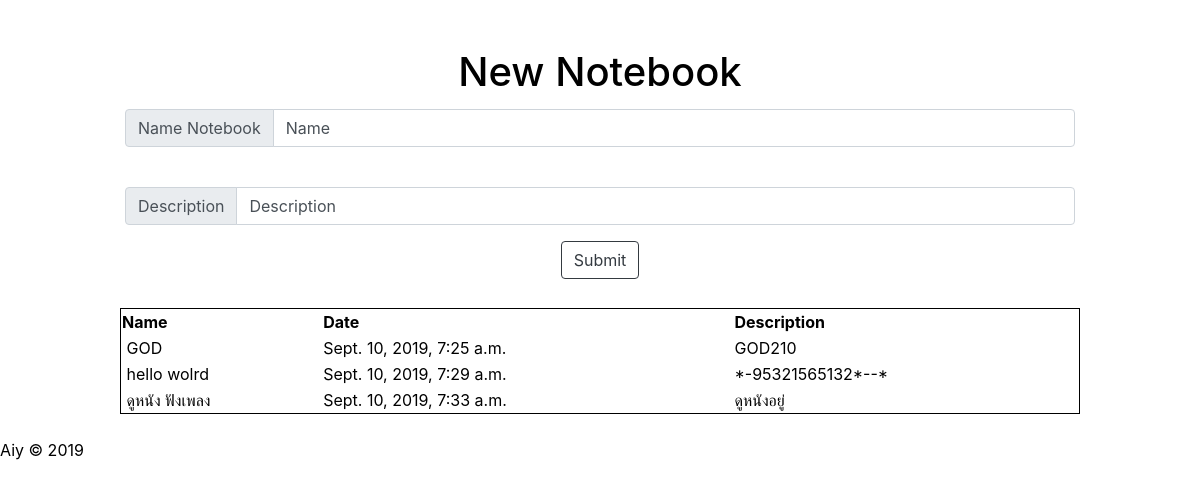
The page /input on the database as committed earlier.
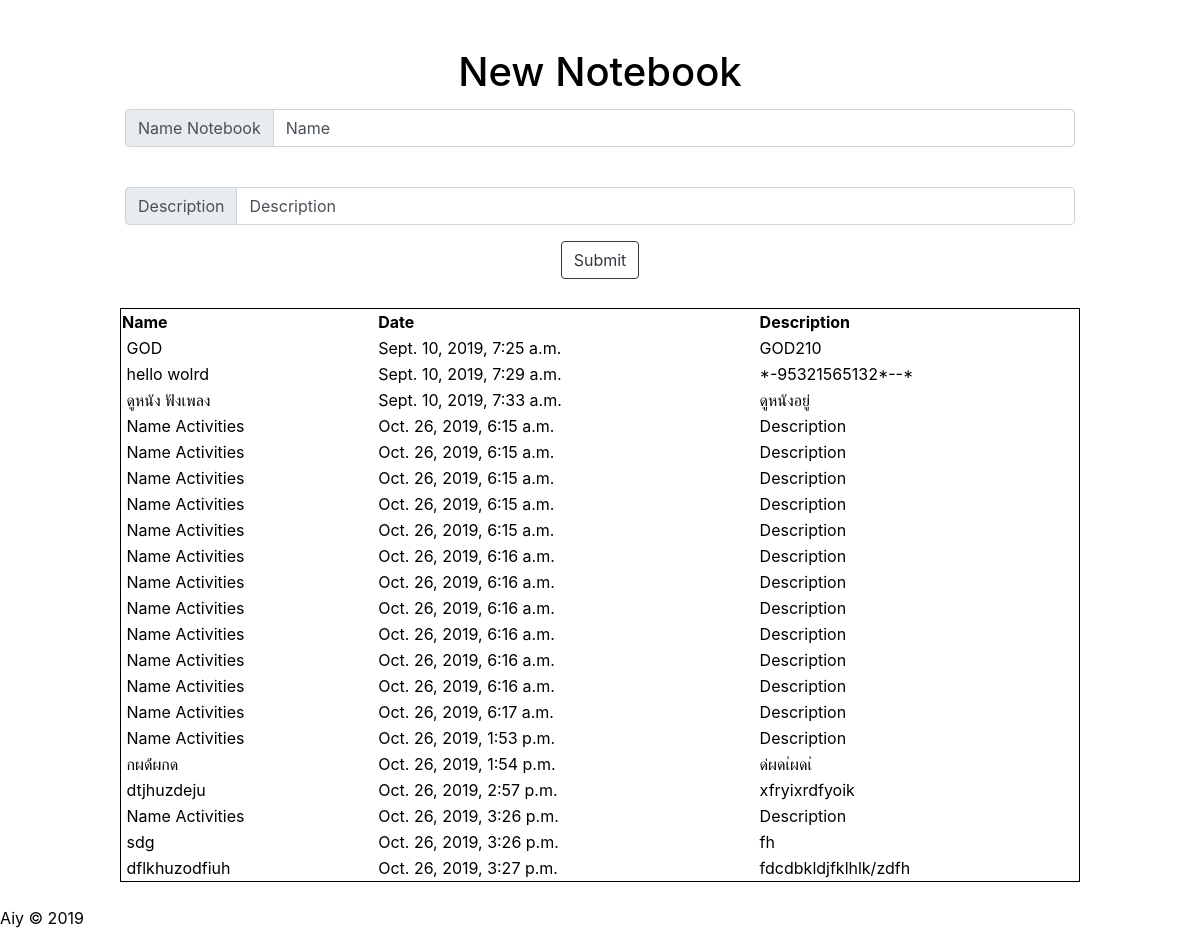
The same page on the database as committed later.
### myapp/models.py (models this page shows)
class Entry(models.Model):
    name = models.CharField(max_length=100)
    date = models.DateTimeField(auto_now_add=True)
    description = models.TextField()
    created = models.DateTimeField(auto_now_add=True)
    def __str__(self):
      return f'{self.name} {self.date}'

### myapp/views.py (the view)
# urls.py: path('input', views.input),
def input(req):
    if req.method == 'POST':
        post = req.POST
        s = Entry()
        s.name = post['name']
        s.description = post['description']
        s.save()
        entries = Entry.objects.all()
        print(entries)
        return render(req, 'myapp/input.html', { 'entries': entries })
    else:
        print('ร้องขอทำมะดา')
        entries = Entry.objects.all()
        print(entries)
        return render(req, 'myapp/input.html', {'entries': entries})

### myapp/templates/myapp/input.html (shortened to what this page needs)
<!DOCTYPE html>
<html lang="en">
  <head>
    {% load static %}
    <link href="{% static 'vendor/fontawesome-free/css/all.min.css' %}" rel="stylesheet" type="text/css">
    <link rel="stylesheet" href="https://stackpath.bootstrapcdn.com/bootstrap/4.3.1/css/bootstrap.min.css">
  </head>
  <body style="color: black;"><br><br>
    <center><nav> <h1> New Notebook </h1> </nav></center>
    <center><div>
      <section class="filled">
        <form action="input" method="POST" enctype="multipart/form-data;charset=UTF-8">
          <div class="input-group mb-3">
              <div class="input-group-prepend">
                <span class="input-group-text" id="basic-addon1">Name Notebook</span>
              </div>
              <input class="form-control" type="text" name="name" value="Name" aria-describedby="basic-addon1">
          </div><br>
          <div class="input-group mb-3">
              <div class="input-group-prepend">
                <span class="input-group-text" id="basic-addon1">Description</span>
              </div>
              <input class="form-control" type="text" name="description" value="Description" aria-describedby="basic-addon1">
          </div>
          <center><button class="btn btn-outline-dark"  type="submit">Submit</button></center><br>
        </form>
      </section>
      <div>
       <table style="width:80%; border: 1px solid black; padding: 1em;">
        <tr>
          <th>Name</th>
          <th>Date</th>
          <th>Description</th>
        </tr>
        {% for s in entries %}
        <tr>
          <td> <i class="fa {{s.name}}"></i> {{ s.name }}</td>
          <td>{{ s.date }}</td>
          <td>{{ s.description }}</td>
        </tr>
        {% endfor %}
      </table>
      </div></center>
    </div><br>
    <footer>
      <div>
        <div>Aiy &copy; 2019 </div>
      </div>
    </footer>
  </body>
</html>

Rows that differ between the two databases and show on the page:
added Entry: name "Name Activities", date "Oct. 26, 2019, 6:15 a.m.", description "Description"
added Entry: name "Name Activities", date "Oct. 26, 2019, 6:15 a.m.", description "Description"
added Entry: name "Name Activities", date "Oct. 26, 2019, 6:15 a.m.", description "Description"
added Entry: name "Name Activities", date "Oct. 26, 2019, 6:15 a.m.", description "Description"
added Entry: name "Name Activities", date "Oct. 26, 2019, 6:15 a.m.", description "Description"
added Entry: name "Name Activities", date "Oct. 26, 2019, 6:16 a.m.", description "Description"
added Entry: name "Name Activities", date "Oct. 26, 2019, 6:16 a.m.", description "Description"
added Entry: name "Name Activities", date "Oct. 26, 2019, 6:16 a.m.", description "Description"
added Entry: name "Name Activities", date "Oct. 26, 2019, 6:16 a.m.", description "Description"
added Entry: name "Name Activities", date "Oct. 26, 2019, 6:16 a.m.", description "Description"
added Entry: name "Name Activities", date "Oct. 26, 2019, 6:16 a.m.", description "Description"
added Entry: name "Name Activities", date "Oct. 26, 2019, 6:17 a.m.", description "Description"
added Entry: name "Name Activities", date "Oct. 26, 2019, 1:53 p.m.", description "Description"
added Entry: name "กผด้่ผกด", date "Oct. 26, 2019, 1:54 p.m.", description "ด่ผดเ่ผดเ่"
added Entry: name "dtjhuzdeju", date "Oct. 26, 2019, 2:57 p.m.", description "xfryixrdfyoik"
added Entry: name "Name Activities", date "Oct. 26, 2019, 3:26 p.m.", description "Description"
added Entry: name "sdg", date "Oct. 26, 2019, 3:26 p.m.", description "fh"
added Entry: name "dflkhuzodfiuh", date "Oct. 26, 2019, 3:27 p.m.", description "fdcdbkldjfklhlk/zdfh"
